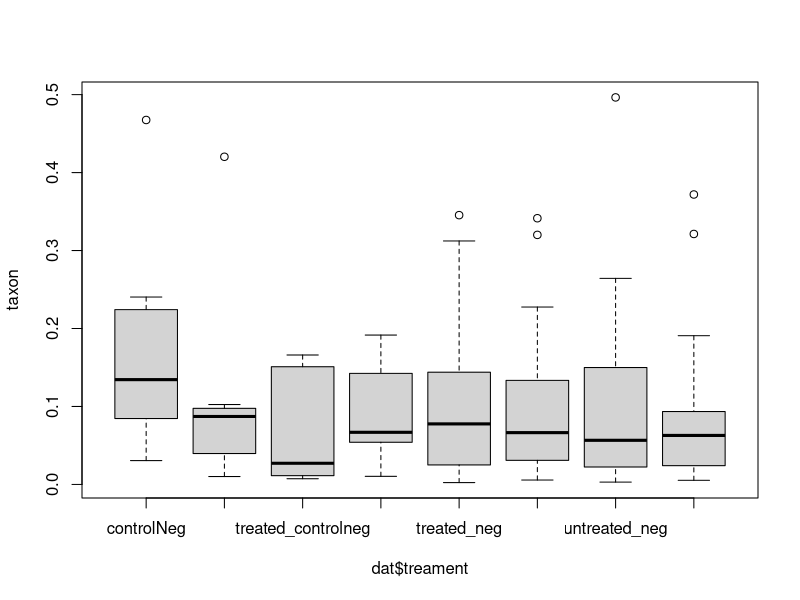
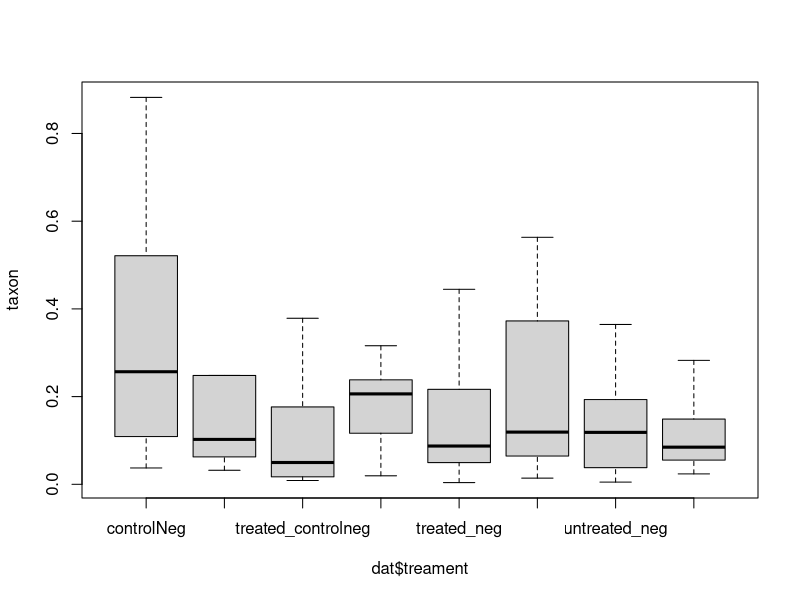
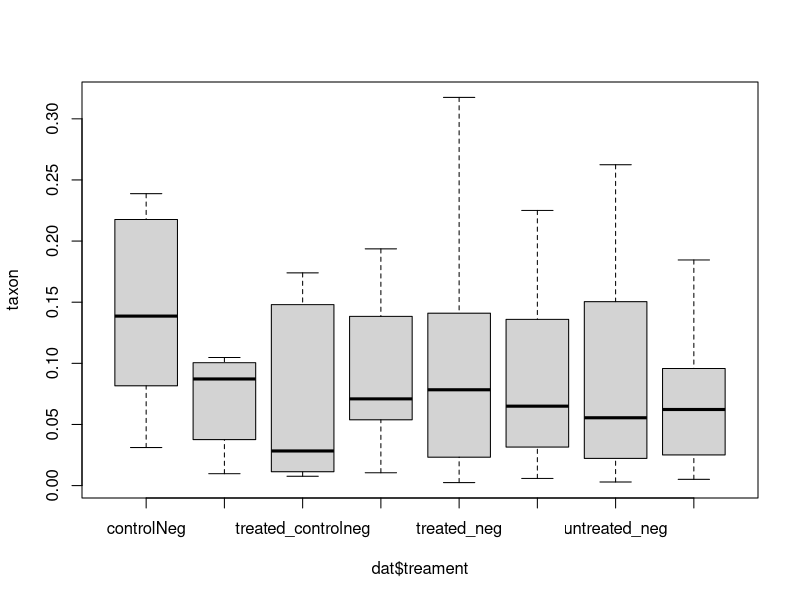
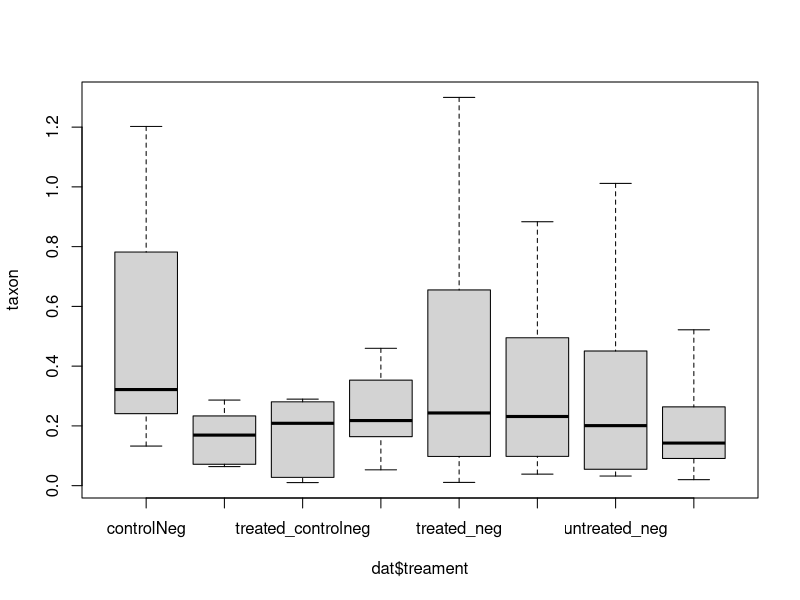

Reproduce these figures in R, in order.
rm(list=ls())
dat <- read.csv("./data/ml_p_table_16s_conservative.csv")
metadat <- read.csv("./data/trait_and_treatment_data.csv", stringsAsFactors = F)

contam <- read.csv("./data/bacterial_contams.csv", stringsAsFactors = F)
dat <- dat[,-which(names(dat) %in% gsub("=","\\.", contam$x))]

dat <- merge(dat, metadat, by.x = "sample", by.y="plant")
which.max(colSums(dat[,3:642]))

taxon <- dat[, 454] / dat$ISD

boxplot(taxon ~ dat$treament)
#do for other taxa
sort(colSums(dat[,3:642])) #centroid.Otu79   centroid.Otu66   centroid.Otu60 

taxon <- dat[, which(names(dat) == "centroid.Otu79")] / dat$ISD

boxplot(taxon ~ dat$treament, outline = F)


taxon <- dat[, which(names(dat) == "centroid.Otu66")] / dat$ISD

boxplot(taxon ~ dat$treament, outline = F)

taxon <- dat[, which(names(dat) == "centroid.Otu60")] / dat$ISD

boxplot(taxon ~ dat$treament, outline = F)
